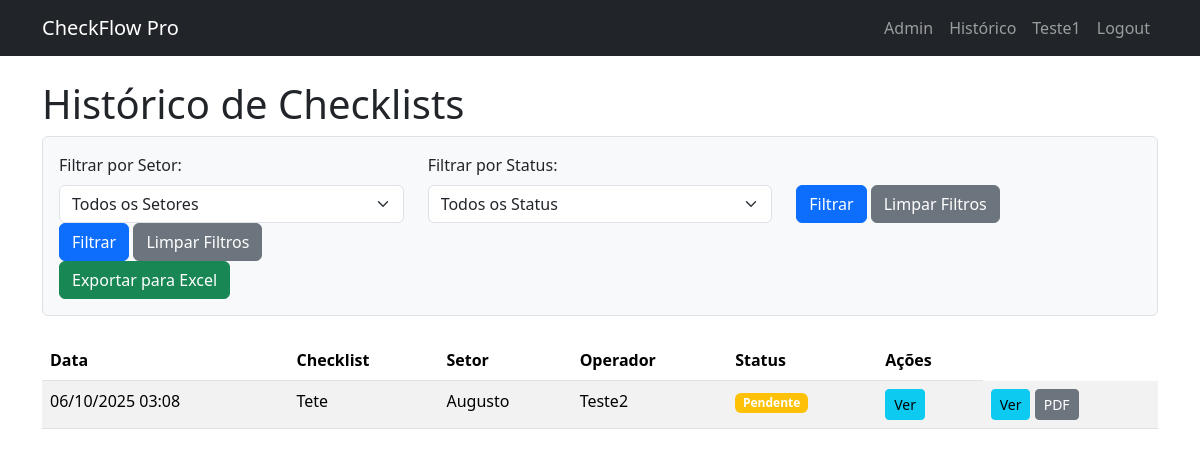
The app's page /history (signed in), older data.
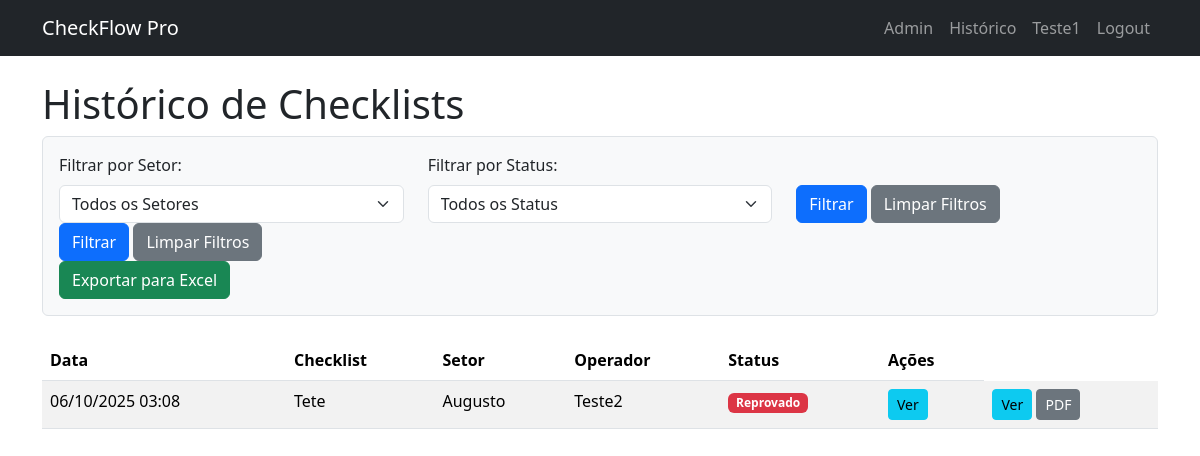
The same page, newer data.
### app/models.py (models this page shows, shortened)
class User(UserMixin, db.Model):
    id = db.Column(db.Integer, primary_key=True)
    username = db.Column(db.String(80), unique=True, nullable=False)
    email = db.Column(db.String(120), unique=True, nullable=False)
    password_hash = db.Column(db.String(256)) # Aumentamos o tamanho para o hash
    role = db.Column(db.String(20), nullable=False)  # 'Administrador', 'Líder', 'Operador'
    sectors = db.relationship('Sector', secondary=leader_sector_association, back_populates='leaders')

class ChecklistInstance(db.Model):
    id = db.Column(db.Integer, primary_key=True)
    status = db.Column(db.String(30), default='Pendente') # Pendente, Aprovado, Reprovado
    submission_date = db.Column(db.DateTime, default=datetime.utcnow)
    approval_date = db.Column(db.DateTime)
    operator_id = db.Column(db.Integer, db.ForeignKey('user.id'))
    leader_id = db.Column(db.Integer, db.ForeignKey('user.id'))
    template_id = db.Column(db.Integer, db.ForeignKey('checklist_template.id'))
    operator_signature = db.Column(db.String(255)) # Caminho para o arquivo da imagem da assinatura
    leader_signature = db.Column(db.String(255))
    operator = db.relationship('User', foreign_keys=[operator_id])
    leader = db.relationship('User', foreign_keys=[leader_id])
    template = db.relationship('ChecklistTemplate')
    responses = db.relationship('ChecklistItemResponse', backref='instance', lazy=True, cascade="all, delete-orphan")

class ChecklistTemplate(db.Model):
    id = db.Column(db.Integer, primary_key=True)
    title = db.Column(db.String(150), nullable=False)
    description = db.Column(db.Text)
    sector_id = db.Column(db.Integer, db.ForeignKey('sector.id'), nullable=False)
    items = db.relationship('ChecklistItemTemplate', backref='template', lazy=True, cascade="all, delete-orphan")

class Sector(db.Model):
    id = db.Column(db.Integer, primary_key=True)
    name = db.Column(db.String(100), unique=True, nullable=False)
    description = db.Column(db.String(255))
    leaders = db.relationship('User', secondary=leader_sector_association, back_populates='sectors')
    checklist_templates = db.relationship('ChecklistTemplate', backref='sector', lazy=True)

### app/routes.py (the view)
@bp.route('/history')
@login_required
@leader_required
def checklist_history():
    query = ChecklistInstance.query
    status = request.args.get('status')
    sector_id = request.args.get('sector_id', type=int)
    if status:
        query = query.filter(ChecklistInstance.status == status)
    if sector_id:
        template_ids = [t.id for t in ChecklistTemplate.query.filter_by(sector_id=sector_id).all()]
        query = query.filter(ChecklistInstance.template_id.in_(template_ids))
    if current_user.role == 'Líder':
        managed_sectors_ids = [s.id for s in current_user.sectors]
        template_ids_leader = [t.id for t in ChecklistTemplate.query.filter(ChecklistTemplate.sector_id.in_(managed_sectors_ids)).all()]
        query = query.filter(ChecklistInstance.template_id.in_(template_ids_leader))
    all_checklists = query.order_by(ChecklistInstance.submission_date.desc()).all()
    all_sectors = Sector.query.order_by('name').all()
    return render_template(
        'history.html',
        checklists=all_checklists,
        sectors=all_sectors,
        selected_status=status,
        selected_sector_id=sector_id,
        title='Histórico de Checklists'
    )

### app/__init__.py (called while the page is built)
def create_app(config_class=Config):
    app = Flask(__name__)
    app.config.from_object(config_class)
    mail.init_app(app)
    db.init_app(app)
    migrate.init_app(app, db)
    login_manager.init_app(app)
    from . import models
    from . import routes
    app.register_blueprint(routes.bp) # Usaremos um Blueprint para organizar as rotas
    @login_manager.user_loader
    def load_user(user_id):
        return models.User.query.get(int(user_id))
    return app

### app/routes.py (called while the page is built)
def leader_required(f):
    @wraps(f)
    def decorated_function(*args, **kwargs):
        if not current_user.is_authenticated or (current_user.role not in ['Líder', 'Administrador']):
            abort(403) # Proibido
        return f(*args, **kwargs)
    return decorated_function

### app/templates/history.html (shortened to what this page needs)
{% extends "base.html" %}
{% block content %}
    <h1>Histórico de Checklists</h1>
    <form method="GET" class="mb-4 p-3 border rounded bg-light">
        <div class="row align-items-end">
            <div class="col-md-4">
                <label for="sector_id" class="form-label">Filtrar por Setor:</label>
                <select name="sector_id" id="sector_id" class="form-select">
                    <option value="">Todos os Setores</option>
                </select>
            </div>
            <div class="col-md-4">
                <label for="status" class="form-label">Filtrar por Status:</label>
                <select name="status" id="status" class="form-select">
                    <option value="">Todos os Status</option>
                </select>
            </div>
            <div class="col-md-4">
                <button type="submit" class="btn btn-primary">Filtrar</button>
                <a href="{{ url_for('main.checklist_history') }}" class="btn btn-secondary">Limpar Filtros</a>
            </div>
            <div class="col-md-4">
                <button type="submit" class="btn btn-primary">Filtrar</button>
                <a href="{{ url_for('main.checklist_history') }}" class="btn btn-secondary">Limpar Filtros</a>
                <a href="{{ url_for('main.export_excel', status=selected_status, sector_id=selected_sector_id) }}" class="btn btn-success">
                    Exportar para Excel
                </a>
            </div>
        </div>
    </form>
    <table class="table table-striped table-hover">
        <thead>
            <tr>
                <th>Data</th>
                <th>Checklist</th>
                <th>Setor</th>
                <th>Operador</th>
                <th>Status</th>
                <th>Ações</th>
            </tr>
        </thead>
        <tbody>
            {% for checklist in checklists %}
            <tr>
                <td>{{ checklist.submission_date.strftime('%d/%m/%Y %H:%M') }}</td>
                <td>{{ checklist.template.title }}</td>
                <td>{{ checklist.template.sector.name }}</td>
                <td>{{ checklist.operator.username }}</td>
                <td>
                    {% if checklist.status == 'Aprovado' %}
                        <span class="badge bg-success">Aprovado</span>
                    {% elif checklist.status == 'Reprovado' %}
                        <span class="badge bg-danger">Reprovado</span>
                    {% else %}
                        <span class="badge bg-warning">Pendente</span>
                    {% endif %}
                </td>
                <td>
                    <a href="{{ url_for('main.review_checklist', instance_id=checklist.id) }}" class="btn btn-sm btn-info">Ver</a>
                    </td>
                <td>
                    <a href="{{ url_for('main.review_checklist', instance_id=checklist.id) }}" class="btn btn-sm btn-info">Ver</a>
                    <a href="{{ url_for('main.export_pdf', instance_id=checklist.id) }}" class="btn btn-sm btn-secondary" target="_blank">PDF</a>
                </td>
            </tr>
            {% else %}
            <tr>
                <td colspan="6" class="text-center">Nenhum checklist encontrado com os filtros aplicados.</td>
            </tr>
            {% endfor %}
        </tbody>
    </table>
{% endblock %}

### app/templates/base.html (shortened to what this page needs)
<!DOCTYPE html>
<html lang="pt-br">
<head>
    <link href="https://cdn.jsdelivr.net/npm/bootstrap@5.3.3/dist/css/bootstrap.min.css" rel="stylesheet">
</head>
<body>
    <nav class="navbar navbar-expand-lg navbar-dark bg-dark">
        <div class="container">
            <a class="navbar-brand" href="{{ url_for('main.index') }}">CheckFlow Pro</a>
            <div class="navbar-nav ms-auto">
                {% if current_user.is_authenticated %}
                    {% if current_user.role == 'Administrador' %}
                        <a class="nav-item nav-link" href="{{ url_for('main.admin_dashboard') }}">Admin</a>
                    {% elif current_user.role == 'Líder' %}
                        <a class="nav-item nav-link" href="{{ url_for('main.leader_dashboard') }}">Pendentes</a>
                    {% endif %}
                    {% if current_user.role in ['Líder', 'Administrador'] %}
                        <a class="nav-item nav-link" href="{{ url_for('main.checklist_history') }}">Histórico</a>
                    {% endif %}
                    <a class="nav-item nav-link" href="#">{{ current_user.username }}</a>
                    <a class="nav-item nav-link" href="{{ url_for('main.logout') }}">Logout</a>
                {% else %}
                    <a class="nav-item nav-link" href="{{ url_for('main.login') }}">Login</a>
                    <a class="nav-item nav-link" href="{{ url_for('main.register') }}">Registrar</a>
                {% endif %}
            </div>
        </div>
    </nav>
    <main class="container mt-4">
        {% block content %}{% endblock %}
    </main>
</body>
</html>

Row changes from the older to the newer data that the page shows:
changed ChecklistInstance "Tete": status "Pendente" → "Reprovado"
